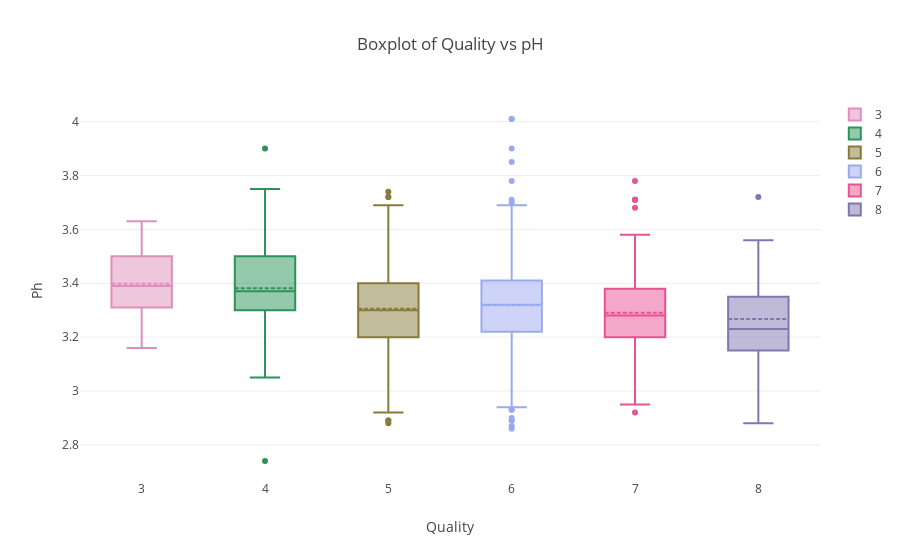

Here is the notebook cell this chart was saved with:
### Code cell
data = []
labels = np.sort(df2.quality.unique())
for lab in labels:
    col = "rgb(%s,%s,%s)" %(rd.randint(10,255),rd.randint(10,255),rd.randint(10,255))
    data.append(go.Box(
        y=df2['pH'][df2['quality']==lab],
        name=str(lab).title(),
        marker=dict(
            color=col,
        ),
        boxmean=True))

layout = go.Layout(
    title='Boxplot of Quality vs pH',
    xaxis=dict(
        title='Quality'.title()
    ),
    yaxis=dict(
        title='pH'.title()
    ),
    #showlegend=True
)

figure = go.Figure(data=data, layout=layout)

iplot(figure, show_link=False)

### Figure 1 — Plotly figure (JSON) as saved in the notebook; plotly's stock layout.template omitted (floating-point values rounded to 4 significant figures; data arrays with more than 128 entries replaced by an {"elided": "..."} marker saying what was removed)
{"data": [{"boxmean": true, "marker": {"color": "rgb(222,143,186)"}, "name": "3", "type": "box", "uid": "6c2423af-0279-4615-aa1a-72c4c35c0eec", "y": [3.25, 3.16, 3.63, 3.38, 3.48, 3.5, 3.32, 3.31, 3.4, 3.55]}, {"boxmean": true, "marker": {"color": "rgb(44,147,89)"}, "name": "4", "type": "box", "uid": "d8a073d6-75cc-49f5-8e2c-0b465c0f85a7", "y": [3.38, 3.5, 3.26, 3.9, 3.31, 3.16, 3.75, 2.74, 3.17, 3.37, 3.36, 3.51, 3.31, 3.35, 3.6, 3.05, 3.3, 3.34, 3.26, 3.43, 3.32, 3.41, 3.32, 3.29, 3.54, 3.44, 3.38, 3.38, 3.43, 3.4, 3.2, 3.07, 3.62, 3.58, 3.3, 3.23, 3.3, 3.38, 3.45, 3.59, 3.37, 3.28, 3.34, 3.41, 3.29, 3.33, 3.5, 3.59, 3.52, 3.66, 3.33, 3.53, 3.39]}, {"boxmean": true, "marker": {"color": "rgb(134,123,58)"}, "name": "5", "type": "box", "uid": "128877d7-3ee1-4a4f-8d35-dd605f41f3a0", "y": {"elided": "681 float values"}}, {"boxmean": true, "marker": {"color": "rgb(155,170,240)"}, "name": "6", "type": "box", "uid": "aa43eb89-d8c0-4791-a0c6-f3599ed2da1b", "y": {"elided": "638 float values"}}, {"boxmean": true, "marker": {"color": "rgb(233,82,147)"}, "name": "7", "type": "box", "uid": "cd585e5b-6762-442b-958e-60d9a7a0d6be", "y": {"elided": "199 float values"}}, {"boxmean": true, "marker": {"color": "rgb(127,119,177)"}, "name": "8", "type": "box", "uid": "54528521-7a9f-4fef-ae7f-0f1208fac8c1", "y": [3.35, 3.23, 3.56, 2.88, 3.22, 3.15, 3.15, 3.15, 3.72, 3.46, 3.21, 2.98, 3.2, 3.35, 3.5, 3.23, 3.23, 3.24]}], "layout": {"title": "Boxplot of Quality vs pH", "xaxis": {"title": "Quality"}, "yaxis": {"title": "Ph"}}}
